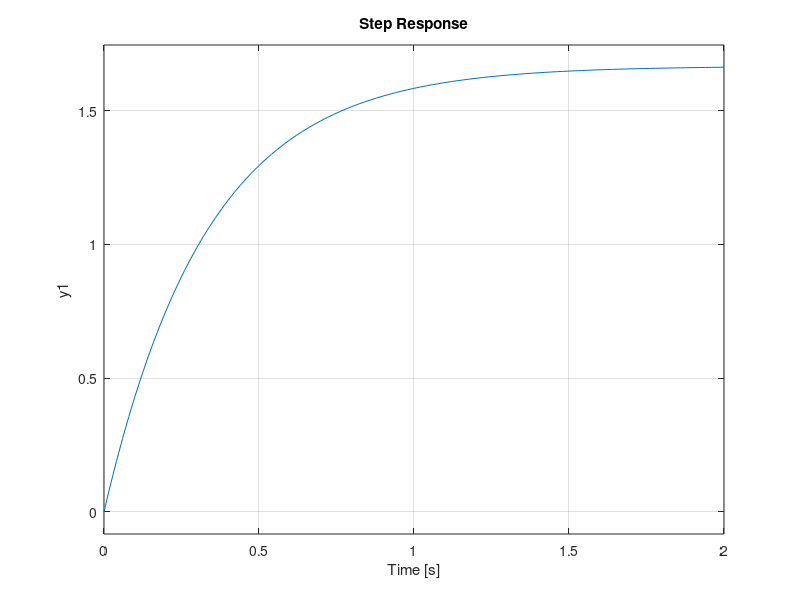
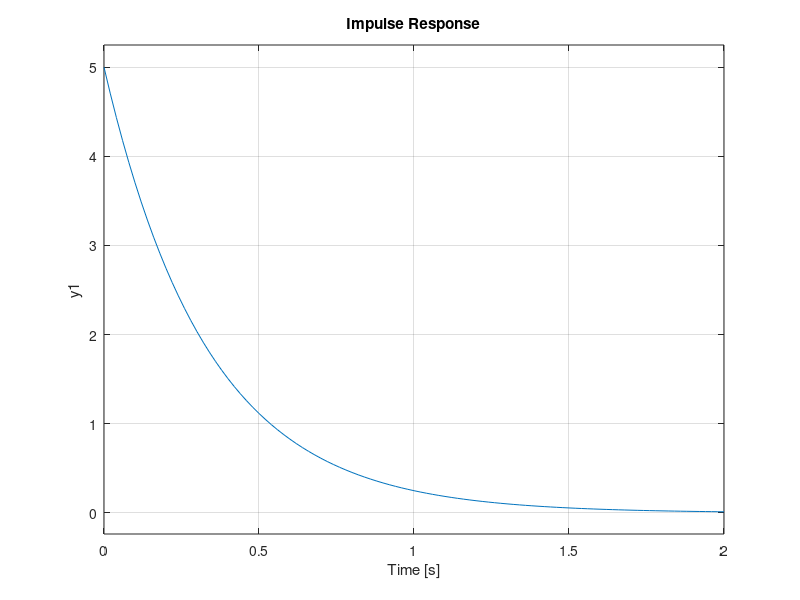
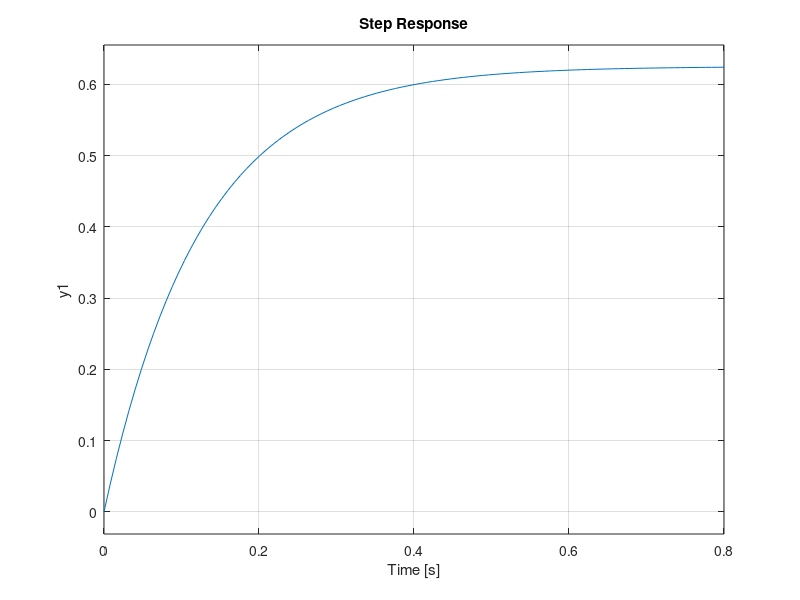
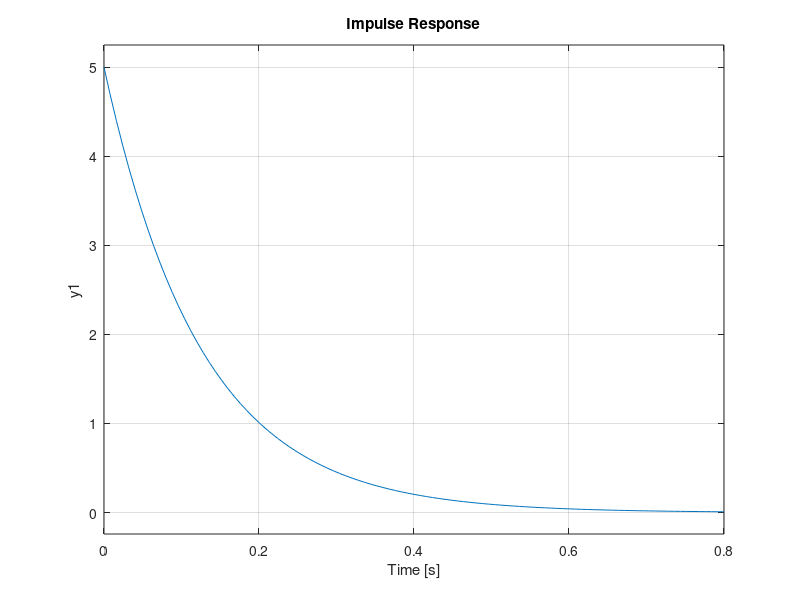

MATLAB code for these plots, in order:
%%1st order system
n=[5];
d=[1 3];
sys=tf(n,d);
figure(1)
step(sys);
figure(2)
impulse(sys);
sys1=feedback(sys,1,-1)
figure(3)
step(sys1);
figure(4)
impulse(sys1);
